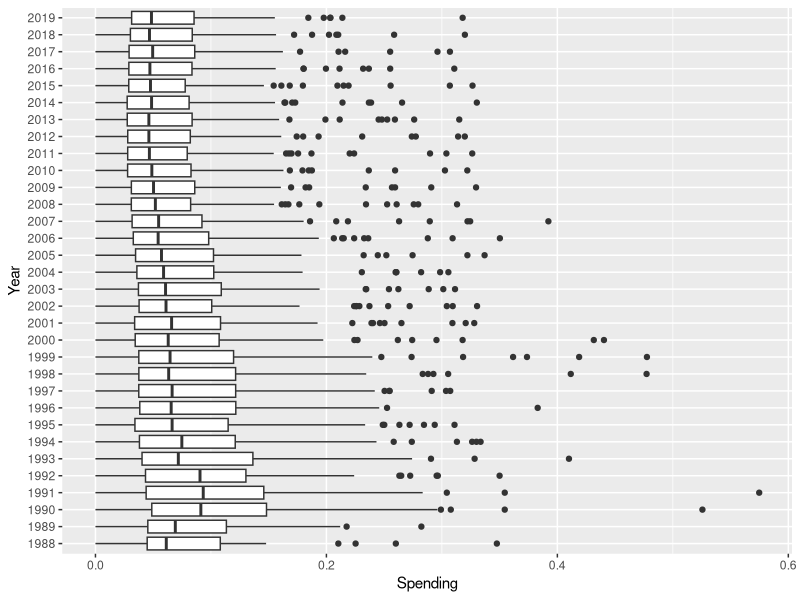

This chart was generated by the following R code:
## ---- chunk 1
library(tidyverse)
library(readxl)
## ---- chunk 2
military_gdp <- read_xlsx(
  here::here("supporting_artifacts", "gov_spending_per_capita.xlsx"),
  sheet = "Share of Govt. spending",
  skip = 7,
  n_max = 191
  )
## ---- chunk 3
military_clean <- military_gdp |> 
  mutate(
    across(everything(), ~na_if(., "xxx")),
    across(everything(), ~na_if(., ". .")),
    across("1988":"2019", ~as.numeric(.))
  )
## ---- chunk 4
cont_region <- read_xlsx(
  here::here("supporting_artifacts", "gov_spending_per_capita.xlsx"),
  sheet = "Regional totals",
  skip = 14
  ) |> 
  filter(
    Region != "World total (including Iraq)", 
    Region != "World total (excluding Iraq)"
  )
## ---- chunk 5
military_clean <- military_clean |> 
  anti_join(
    cont_region,
    by = c("Country" = "Region")
  )
## ---- chunk 6
military_long <- military_clean |> 
  pivot_longer(
    cols = "1988":"2019",
    names_to = "Year",
    values_to = "Spending"
  )
## ---- chunk 7
ggplot(
  military_long,
  mapping = aes(y = Year, x = Spending)
) +
  geom_boxplot()
